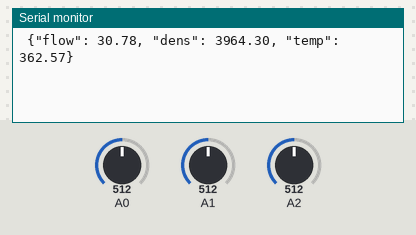
Bench run of a sketch on a simulated Arduino Uno, built with avr-gcc and run on an emulated ATmega328P. Shown: the last lines printed to the serial monitor. Inputs (shaded band) come from the test bench; at power-on: A0 = 512, A1 = 512, A2 = 512.

Above: at 1.2 s.
1.3 s: A0 set to 716
At 2.4 s:
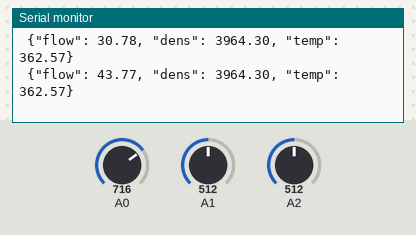
2.8 s: A1 set to 716
At 3.8 s:
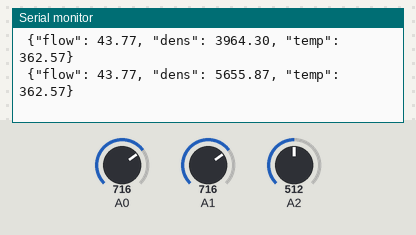
4.3 s: A2 set to 716
At 5.6 s:
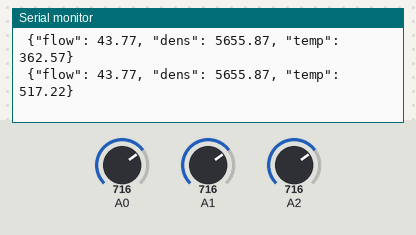
5.8 s: A0 set to 900
At 6.6 s:
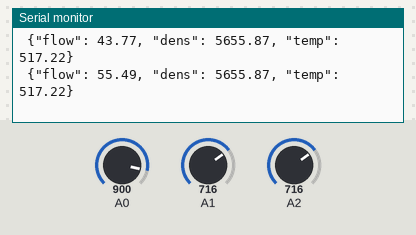
7.3 s: A1 set to 900
At 8.6 s:
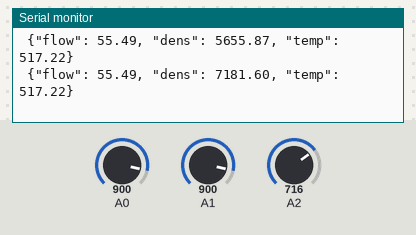
8.8 s: A2 set to 900
At 9.8 s:
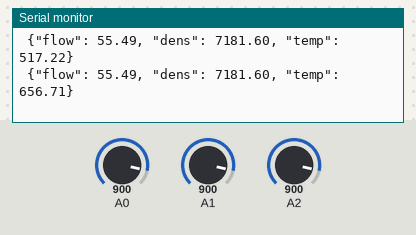
Timing chart, 0 to 11.3 s (numbered marks = the images above; inputs shaded):
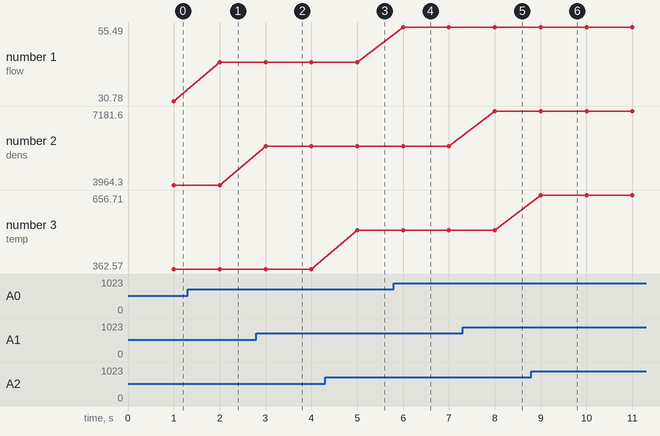

The sketch:

FEAT.ino
```cpp
//#include <SPI.h>
//#include <Controllino.h>

//Open USB/Serial port for transmitting data
void setup() {
  Serial.begin(9600);
}

// Definition of constants
unsigned long previous = 0; //timing of measurements
const long interval = 1000; //timing of measurements
float flow_old = 0; //smoothing of data
float dens_old = 0; //smoothing of data
float temp_old = 0; //smoothing of data

//Measuremnt loop
void loop() {

  unsigned long current = millis(); //time at the beginning of measurements

  // Very low degree (20%) of data smoothing is applied
  float flow_ = 0.8*analogRead(A0) + 0.2*flow_old; //binomial smoothing formula for flow
  float dens_ = 0.8*analogRead(A1) + 0.2*dens_old; //binomial smoothing formula for density
  float temp_ = 0.8*analogRead(A2) + 0.2*temp_old; //binomial smoothing formula for temperature

  // These formulas convert the current output (4-20 mA) from Emerson transmitter
  // to voltage input for Controllino. THe coefficients have been obtained from calibration tests.
  float flow = flow_*0.03*2.123 - 1.83;
  float dens = dens_*0.03*276.4 - 281.2;
  float temp = temp_*0.03*25.27 - 25.58;
  if(flow < 0) flow = 0;
  if(dens < 0) dens = 0;
  if(temp < 0) temp = 0;

// At every 1000 milliseconds, this if-statement takes all the measurements
// and parses a JSON message of them.
if (current - previous >= interval) {
    previous = current;

      String msg = " {\"flow\": " + String(flow) + ", "
                  + "\"dens\": " + String(dens) + ", "
                  + "\"temp\": " + String(temp) + "}";

      Serial.println(msg); //This prints the JSON message to USB port

}

// Update of the smoothing formulas
flow_old = flow_;
dens_old = dens_;
temp_old = temp_;

} // End of measurement loop.
```

Measured:
- after the input at 1.3 s, the serial monitor: prints a new line after 0.70 s (image 1)
- after the input at 2.8 s, the serial monitor: prints a new line after 0.20 s (image 2)
- after the input at 4.3 s, the serial monitor: prints a new line after 0.70 s (image 3)
- after the input at 5.8 s, the serial monitor: prints a new line after 0.20 s (image 4)
- after the input at 7.3 s, the serial monitor: prints a new line after 0.70 s (image 5)
- after the input at 8.8 s, the serial monitor: prints a new line after 0.20 s (image 6)
- plotted number 1: 30.78 → 43.77 after the input at 1.3 s, 43.77 → 55.49 after the input at 5.8 s
- plotted number 2: 3964.3 → 5655.87 after the input at 2.8 s, 5655.87 → 7181.6 after the input at 7.3 s
